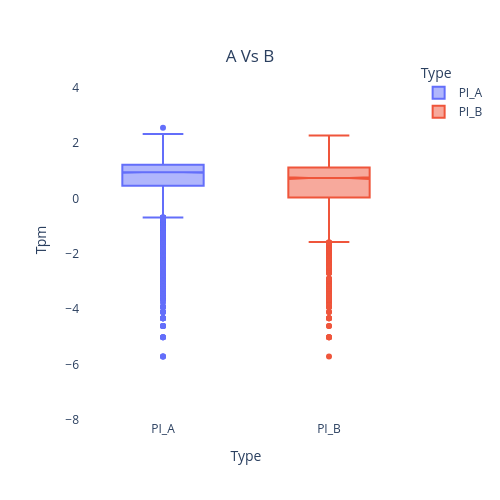

The code cell stored with this chart in its notebook:
### Code cell
import plotly.express as px
import plotly.io as pio
import numpy as np

fig = px.box(df_p.dropna(), 
             x="Type",
             y="Tpm", 
             color="Type",
             notched=True
            )

fig.update_layout(
    width=500,
    height=500,
    paper_bgcolor='white',
    plot_bgcolor='white'
)

# 添加标题，并设置标题的位置
fig.update_layout(
    title={
        'text': "A Vs B",
        'y': 0.9,
        'x': 0.5,
        'xanchor': 'center',
        'yanchor': 'top'
    }
)


fig.update_yaxes(range=[-8, 5])

# 将图像保存为PDF文件
pio.write_image(fig, 'PIboxplot.pdf')
fig.show()

### Figure 1 — Plotly figure (JSON) as saved in the notebook; plotly's stock layout.template omitted (floating-point values rounded to 4 significant figures; data arrays with more than 128 entries replaced by an {"elided": "..."} marker saying what was removed)
{"data": [{"alignmentgroup": "True", "hovertemplate": "Type=%{x}<br>Tpm=%{y}<extra></extra>", "legendgroup": "PI_A", "marker": {"color": "#636efa"}, "name": "PI_A", "notched": true, "offsetgroup": "PI_A", "orientation": "v", "showlegend": true, "type": "box", "x": {"elided": "10570 str values"}, "x0": " ", "xaxis": "x", "y": {"elided": "10570 float values"}, "y0": " ", "yaxis": "y"}, {"alignmentgroup": "True", "hovertemplate": "Type=%{x}<br>Tpm=%{y}<extra></extra>", "legendgroup": "PI_B", "marker": {"color": "#EF553B"}, "name": "PI_B", "notched": true, "offsetgroup": "PI_B", "orientation": "v", "showlegend": true, "type": "box", "x": {"elided": "2364 str values"}, "x0": " ", "xaxis": "x", "y": {"elided": "2364 float values"}, "y0": " ", "yaxis": "y"}], "layout": {"boxmode": "overlay", "height": 500, "legend": {"title": {"text": "Type"}, "tracegroupgap": 0}, "margin": {"t": 60}, "paper_bgcolor": "white", "plot_bgcolor": "white", "title": {"text": "A Vs B", "x": 0.5, "xanchor": "center", "y": 0.9, "yanchor": "top"}, "width": 500, "xaxis": {"anchor": "y", "categoryarray": ["PI_A", "PI_B"], "categoryorder": "array", "domain": [0, 1], "title": {"text": "Type"}}, "yaxis": {"anchor": "x", "domain": [0, 1], "range": [-8, 5], "title": {"text": "Tpm"}}}}
